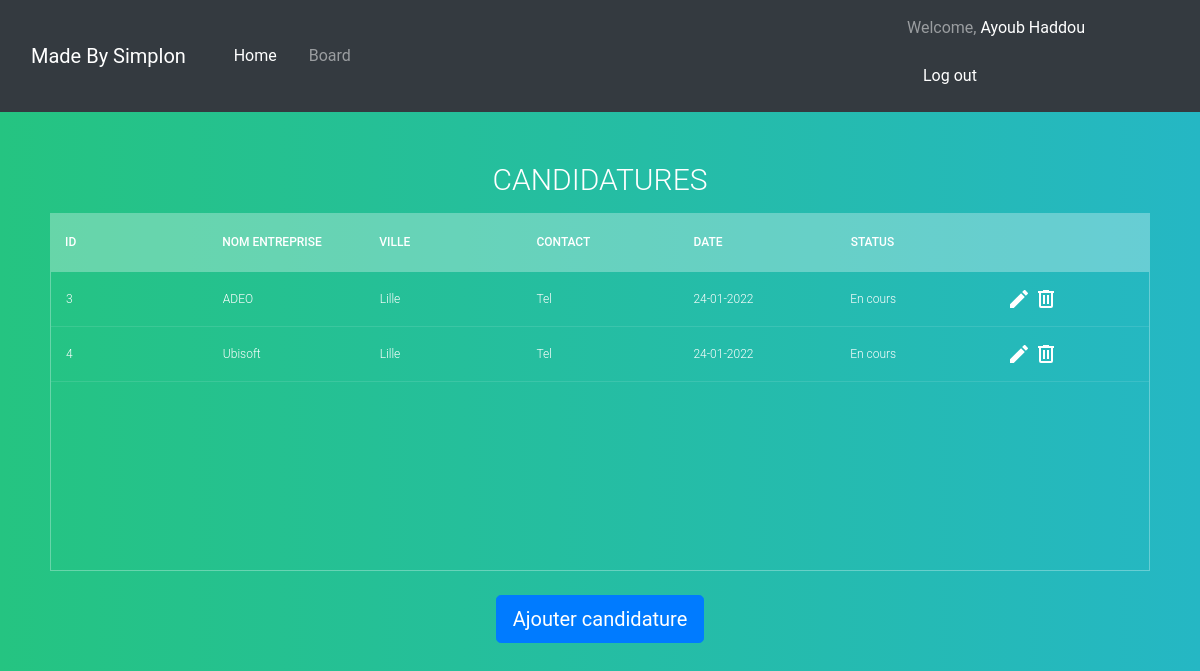
The page /board (signed in) on the database as committed earlier.
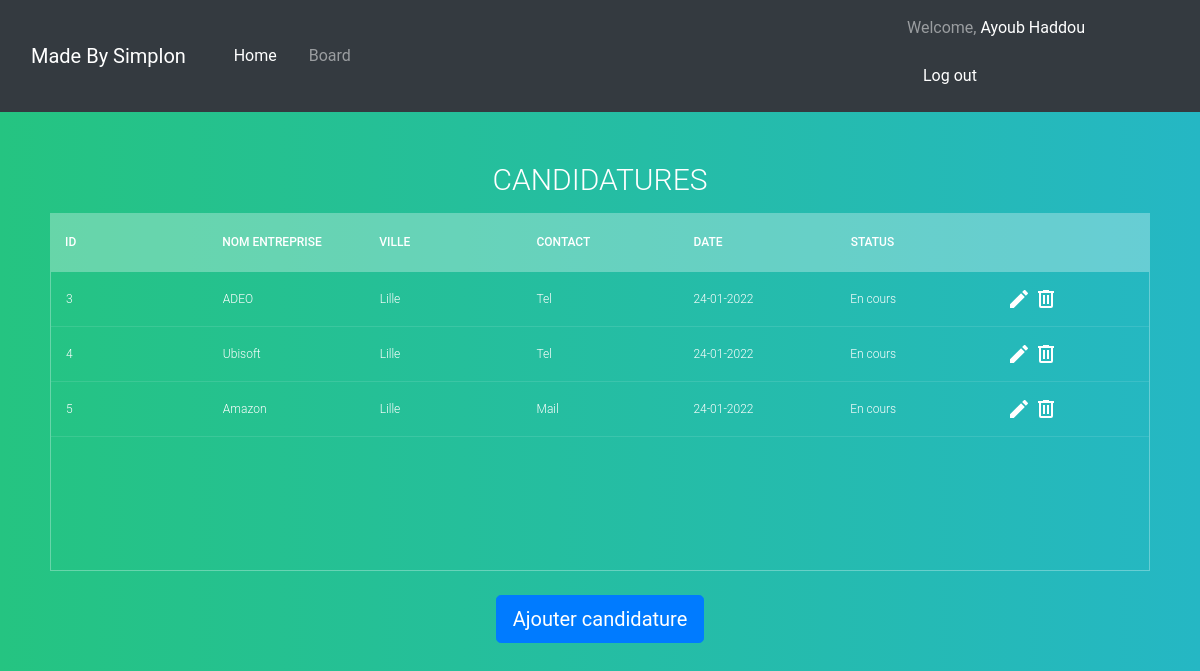
The same page on the database as committed later.
### App/models.py (models this page shows, shortened)
class Candidacy(db.Model):
    id = db.Column(db.Integer(), primary_key=True, nullable=False, unique=True)
    user_id = db.Column(db.Integer(), nullable=False)
    enterprise_id = db.Column(db.Integer(), nullable=False)
    contact = db.Column(db.String(length=50), nullable=False)
    date = db.Column(db.String(), nullable=False)
    date_retry = db.Column(db.String(), nullable=True)
    status = db.Column(db.String(), nullable=True, default="En cours")

class Enterprise(db.Model):
    id = db.Column(db.Integer(), primary_key=True, nullable=False, unique=True)
    name = db.Column(db.String(length=50), nullable=False)
    place = db.Column(db.String(length=50))

### App/routes.py (the view)
@app.route('/board', methods=['GET','POST'])
@login_required
def board_page():
    req = Request()
    if (current_user.is_admin == True):
        return render_template('board.html', title = ["Nom", "Prenom","Nom Entreprise", "Ville","Contact", "Date", "Status"],User=req.request_all_nomination())
    else:
        return render_template('board.html', title = ["ID","Nom Entreprise", "Ville","Contact", "Date", "Status",""],User=req.request_nomination_by_id(current_user.id))

### App/models.py (called while the page is built)
@login_manager.user_loader
def load_user(user_id):
    return Users.query.get(int(user_id))

### App/request.py (called while the page is built)
    def get_db_connection(self):
        return(sqlite3.connect('App/candidature.db'))

    def request_nomination_by_id(self, id):
        connection = self.get_db_connection()
        request = "SELECT C.id, E.name, E.place, C.contact, C.date, C.status FROM Candidacy as C Join Users as U ON U.id = C.user_id JOIN Enterprise as E ON E.id = C.enterprise_id WHERE U.id = "+ str(id)
        result = connection.execute(request).fetchall()
        connection.close()
        return result

### App/templates/board.html (shortened to what this page needs)
{% extends "base.html" %}
{% block content %}
<section>
  <h1>Candidatures</h1>
  <div class="tbl-header">
    <table cellpadding="0" cellspacing="0" border="0">
      <thead>
        <tr>
          {% for col_name in title %}
          <th>{{ col_name }}</th>
          {% endfor %}
        </tr>
      </thead>
    </table>
  </div>
  <div class="tbl-content">
    <table cellpadding="0" cellspacing="0" border="0">
      <tbody>
        {% for row in User%}
        <tr>
          {% for info in row %}
          <td>{{ info }}</td>
          {% endfor %}
          {% if current_user.is_admin == False %}
          <td>
            <a href="{{ url_for('modify_candidacy', id = row[0]) }}">
              <svg style="width:24px;height:24px" viewBox="0 0 24 24">
                <path fill="currentColor"
                  d="M20.71,7.04C21.1,6.65 21.1,6 20.71,5.63L18.37,3.29C18,2.9 17.35,2.9 16.96,3.29L15.12,5.12L18.87,8.87M3,17.25V21H6.75L17.81,9.93L14.06,6.18L3,17.25Z" />
              </svg>
            </a>
            <a href="{{ url_for('delete_candidacy', id=row[0]) }}">
              <svg style="width:24px;height:24px"  viewBox="0 0 24 24">
                <path fill="currentColor"
                  d="M9,3V4H4V6H5V19A2,2 0 0,0 7,21H17A2,2 0 0,0 19,19V6H20V4H15V3H9M7,6H17V19H7V6M9,8V17H11V8H9M13,8V17H15V8H13Z" />
              </svg>
            </a>
          </td>
          {% endif %}
        </tr>
        {% endfor %}
      </tbody>
    </table>
  </div>
  {% if current_user.is_admin == False %}
  <div>
      <button class="btn btn-lg btn-primary mt-4 d-block" id="button">
        <a href="{{ url_for('add_candidature') }}">Ajouter candidature</a>
      </button>
  </div>
  {% endif %}
</section>
{% endblock %}

Rows that differ between the two databases and show on the page:
added Candidacy: row "5", contact "Mail", date "24-01-2022", status "En cours"
now on this page (row unchanged): Enterprise: name "Amazon", place "Lille"
